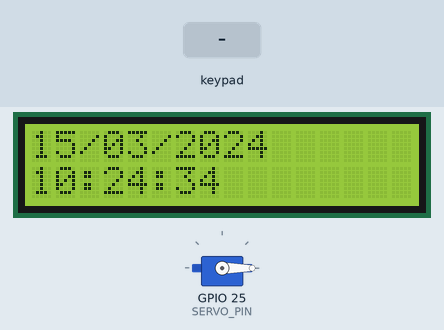
Recording of a sketch running on a simulated ESP32. Parts: 16×2 character LCD, servo. Inputs (shaded band) come from the test bench. WiFi joins after 1.5 s; servers stay silent unless stated; the local clock reads 2024-03-15 10:24:30 at power-on unless the sketch sets it; what the sketch prints to the serial monitor is not drawn.

Above: at 4.3 s.
4.4 s: key '1' pressed
At 4.7 s:
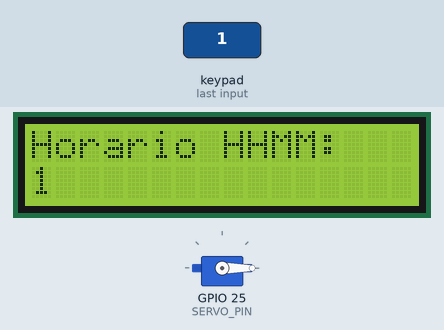
5.9 s: keypad keys 2 3 1 9 1 8 5 # pressed 0.4 s apart
At 9.8 s:
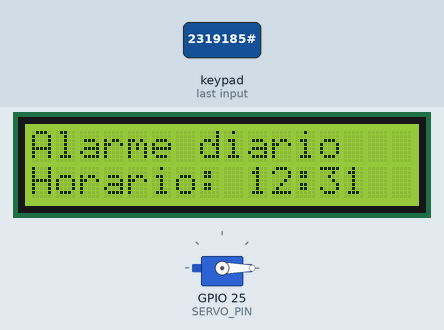
12.1 s: key '#' pressed
At 12.4 s:
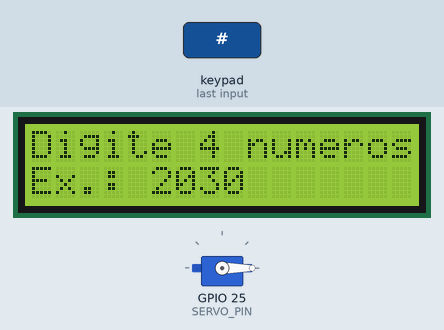
15.1 s: keypad keys 1 3 9 7 2 2 2 # pressed 0.4 s apart
At 19.1 s:
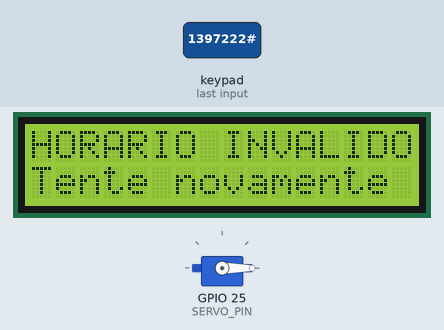
21.3 s: keypad keys 2 3 1 9 1 8 5 * pressed 0.4 s apart
At 25.1 s:
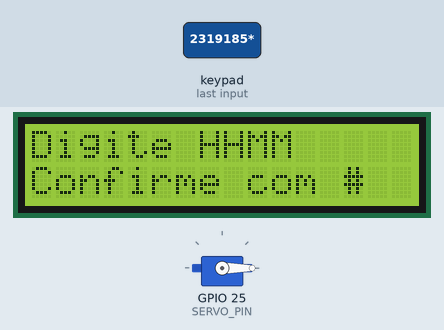
26.0 s: keypad keys 1 7 1 6 4 2 A pressed 0.4 s apart
At 28.4 s:
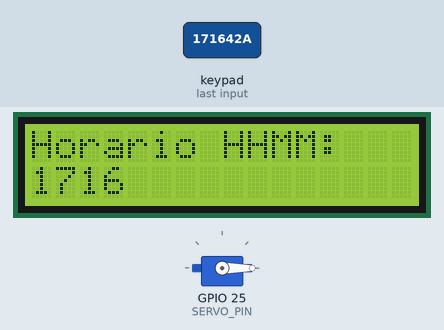
Timing chart, 0 to 29.9 s (numbered marks = the images above; inputs shaded):
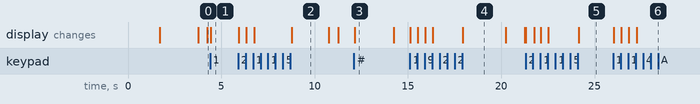

Measured:
- after the input at 4.4 s, the display: changes at once (image 1)
- after the input at 5.9 s, the display: first changes at once (image 2 shows a later state)
- after the input at 12.1 s, the display: changes at once (image 3)
- after the input at 15.1 s, the display: first changes at once (image 4 shows a later state)
- after the input at 21.3 s, the display: first changes at once (image 5 shows a later state)
- after the input at 26.0 s, the display: first changes at once (image 6 shows a later state)
- what the display in image 2 shows lasts 2.0 s, from 8.8 s to 10.8 s

The sketch:

DispenserArduino.ino
```cpp
#include <Wire.h>
#include <RTClib.h>
#include <LiquidCrystal_I2C.h>
#include <Keypad.h>
#include <WiFi.h>
#include <time.h>
#include <ESP32Servo.h>

RTC_DS1307 rtc;
LiquidCrystal_I2C lcd(0x27, 16, 2);
Servo servo;

// =====================================================
// CONFIGURACAO WI-FI E NTP
// =====================================================

const char* WIFI_SSID = "SEU_WIFI";
const char* WIFI_SENHA = "SUA_SENHA";

const long FUSO_HORARIO_SEGUNDOS = -3L * 3600L;
const int HORARIO_VERAO_SEGUNDOS = 0;

const char* SERVIDOR_NTP_1 = "br.pool.ntp.org";
const char* SERVIDOR_NTP_2 = "time.google.com";

// =====================================================
// OBJETOS
// =====================================================

// =====================================================
// PINOS
// =====================================================

const byte SERVO_PIN = 25;

const byte LINHAS = 4;
const byte COLUNAS = 4;

char teclas[LINHAS][COLUNAS] = {
  {'1', '2', '3', 'A'},
  {'4', '5', '6', 'B'},
  {'7', '8', '9', 'C'},
  {'*', '0', '#', 'D'}
};

byte pinosLinhas[LINHAS] = {23, 19, 18, 5};
byte pinosColunas[COLUNAS] = {17, 16, 4, 2};

Keypad keypad = Keypad(
  makeKeymap(teclas),
  pinosLinhas,
  pinosColunas,
  LINHAS,
  COLUNAS
);

// =====================================================
// CONFIGURACOES
// =====================================================

const unsigned long DURACAO_ALERTA = 30000UL;
const unsigned long INTERVALO_LCD = 500UL;
const unsigned long DURACAO_MENSAGEM = 1800UL;

const int ANGULO_INICIAL = 0;
const int ANGULO_ALERTA = 90;

// =====================================================
// VARIAVEIS
// =====================================================

// Entrada do horario
char horario[5] = "";
byte qtdDigitos = 0;

// Alarme diario
int horaRemedio = -1;
int minutoRemedio = -1;

// Relogio
bool horaValidaRTC = false;

// Alerta e servo
bool alertaAtivo = false;
unsigned long inicioAlerta = 0;

// Evita repetir o alarme no mesmo dia
// durante a execucao normal do programa.
int64_t ultimoDiaAlertado = -1;

// Atualizacao do LCD
unsigned long ultimoUpdateLCD = 0;

// Mensagens temporarias
char mensagem1[17] = "";
char mensagem2[17] = "";
unsigned long mensagemAte = 0;

// =====================================================
// PROTOTIPOS
// =====================================================

bool sincronizarRTCComInternet();
bool dataRTCValida(const DateTime& data);

void lerTeclado();
void confirmarHorario();
void verificarHorario();
void controlarAlerta();
void atualizarLCD();
void mostrarMensagem(const char* linha1, const char* linha2);
void imprimirDoisDigitosLCD(int valor);

// =====================================================
// SETUP
// =====================================================

void setup() {
  Serial.begin(115200);

  // Inicializa I2C do ESP32
  Wire.begin(21, 22);

  // Inicializa LCD
  lcd.init();
  lcd.backlight();
  lcd.clear();
  lcd.setCursor(0, 0);
  lcd.print("Dispenser");
  lcd.setCursor(0, 1);
  lcd.print("Inicializando");

  // Inicializa servo
  servo.setPeriodHertz(50);
  servo.attach(SERVO_PIN, 500, 2400);
  servo.write(ANGULO_INICIAL);

  // Inicializa RTC
  if (!rtc.begin()) {
    Serial.println("ERRO: RTC nao encontrado!");

    mostrarMensagem("ERRO NO RTC", "Verifique fios");

    while (true) {
      delay(100);
    }
  }

  // Tenta sincronizar a hora pela internet
  horaValidaRTC = sincronizarRTCComInternet();

  // Se o NTP falhar, tenta usar o RTC
  if (!horaValidaRTC) {
    DateTime guardada = rtc.now();

    if (rtc.isrunning() && dataRTCValida(guardada)) {
      horaValidaRTC = true;

      Serial.println("Usando horario guardado no RTC.");
    } else {
      Serial.println("ERRO: nao existe hora valida.");

      mostrarMensagem("SEM HORA VALIDA", "Confira WiFi/RTC");
    }
  }

  if (horaValidaRTC) {
    DateTime agora = rtc.now();

    Serial.printf(
      "Data: %02d/%02d/%04d\n",
      agora.day(), agora.month(), agora.year()
    );

    Serial.printf(
      "Hora: %02d:%02d:%02d\n",
      agora.hour(), agora.minute(), agora.second()
    );
  }

  Serial.println();
  Serial.println("DISPENSER DE REMEDIO");
  Serial.println("Digite HHMM e pressione #.");
  Serial.println("Pressione * para apagar.");
  Serial.println("O alarme sera diario.");

  mostrarMensagem("Digite HHMM", "Confirme com #");
}

// =====================================================
// LOOP PRINCIPAL
// =====================================================

void loop() {
  lerTeclado();
  verificarHorario();
  controlarAlerta();
  atualizarLCD();
}

// =====================================================
// SINCRONIZACAO NTP
// =====================================================

bool sincronizarRTCComInternet() {
  lcd.clear();
  lcd.setCursor(0, 0);
  lcd.print("Conectando WiFi");

  Serial.print("Conectando ao Wi-Fi: ");
  Serial.println(WIFI_SSID);

  WiFi.mode(WIFI_STA);
  WiFi.begin(WIFI_SSID, WIFI_SENHA);

  unsigned long inicio = millis();

  while (WiFi.status() != WL_CONNECTED &&
         millis() - inicio < 20000UL) {
    delay(250);
    Serial.print(".");
  }

  Serial.println();

  if (WiFi.status() != WL_CONNECTED) {
    Serial.println("Falha na conexao Wi-Fi.");

    WiFi.disconnect();
    WiFi.mode(WIFI_OFF);

    return false;
  }

  Serial.println("Wi-Fi conectado.");

  lcd.clear();
  lcd.setCursor(0, 0);
  lcd.print("Buscando hora");

  configTime(
    FUSO_HORARIO_SEGUNDOS,
    HORARIO_VERAO_SEGUNDOS,
    SERVIDOR_NTP_1,
    SERVIDOR_NTP_2
  );

  struct tm horaInternet;

  bool recebeuHora = getLocalTime(&horaInternet, 15000);

  if (recebeuHora &&
      horaInternet.tm_year + 1900 >= 2024) {

    DateTime novaHora(
      horaInternet.tm_year + 1900,
      horaInternet.tm_mon + 1,
      horaInternet.tm_mday,
      horaInternet.tm_hour,
      horaInternet.tm_min,
      horaInternet.tm_sec
    );

    rtc.adjust(novaHora);

    Serial.println("RTC sincronizado com NTP.");

    Serial.printf(
      "Hora recebida: %02d:%02d:%02d\n",
      novaHora.hour(),
      novaHora.minute(),
      novaHora.second()
    );

    mostrarMensagem("Hora sincronizada", "RTC atualizado");

    WiFi.disconnect();
    WiFi.mode(WIFI_OFF);

    return true;
  }

  Serial.println("Falha ao obter hora NTP.");

  WiFi.disconnect();
  WiFi.mode(WIFI_OFF);

  return false;
}

// =====================================================
// VALIDACAO DO RELOGIO
// =====================================================

bool dataRTCValida(const DateTime& data) {
  return data.year() >= 2024 &&
         data.year() <= 2099 &&
         data.month() >= 1 &&
         data.month() <= 12 &&
         data.day() >= 1 &&
         data.day() <= 31;
}

// =====================================================
// TECLADO
// =====================================================

void lerTeclado() {
  if (alertaAtivo) {
    return;
  }

  char tecla = keypad.getKey();

  if (!tecla) {
    return;
  }

  Serial.print("Tecla pressionada: ");
  Serial.println(tecla);

  // Digitar numeros
  if (tecla >= '0' && tecla <= '9') {
    if (qtdDigitos < 4) {
      horario[qtdDigitos] = tecla;
      qtdDigitos++;
      horario[qtdDigitos] = '\0';

      mensagemAte = 0;

      lcd.clear();
      lcd.setCursor(0, 0);
      lcd.print("Horario HHMM:");
      lcd.setCursor(0, 1);
      lcd.print(horario);
    }
  }

  // Apagar digitacao
  else if (tecla == '*') {
    qtdDigitos = 0;
    horario[0] = '\0';

    mensagemAte = 0;

    mostrarMensagem("Digite HHMM", "Confirme com #");

    Serial.println("Digitacao apagada.");
  }

  // Confirmar horario
  else if (tecla == '#') {
    confirmarHorario();
  }
}

// =====================================================
// CONFIRMAR ALARME
// =====================================================

void confirmarHorario() {
  if (qtdDigitos != 4) {
    mostrarMensagem("Digite 4 numeros", "Ex.: 2030");

    Serial.println("Horario incompleto.");
    return;
  }

  int hora = (horario[0] - '0') * 10 +
             (horario[1] - '0');

  int minuto = (horario[2] - '0') * 10 +
               (horario[3] - '0');

  // Limpa a digitacao
  qtdDigitos = 0;
  horario[0] = '\0';

  if (hora > 23 || minuto > 59) {
    mostrarMensagem("HORARIO INVALIDO", "Tente novamente");

    Serial.println("Horario invalido.");
    return;
  }

  if (!horaValidaRTC) {
    mostrarMensagem("SEM HORA VALIDA", "Confira WiFi/RTC");

    Serial.println("Alarme nao programado: RTC invalido.");
    return;
  }

  horaRemedio = hora;
  minutoRemedio = minuto;

  // Permite programar um novo alarme
  ultimoDiaAlertado = -1;

  Serial.printf(
    "Alarme diario programado: %02d:%02d\n",
    horaRemedio, minutoRemedio
  );

  char linha[17];

  snprintf(
    linha,
    sizeof(linha),
    "Horario: %02d:%02d",
    horaRemedio,
    minutoRemedio
  );

  mostrarMensagem("Alarme diario", linha);
}

// =====================================================
// VERIFICAR HORARIO
// =====================================================

void verificarHorario() {
  if (!horaValidaRTC ||
      horaRemedio < 0 ||
      minutoRemedio < 0 ||
      alertaAtivo) {
    return;
  }

  DateTime agora = rtc.now();

  int64_t diaAtual = agora.unixtime() / 86400LL;

  // Aciona em qualquer segundo do minuto programado,
  // mas somente uma vez por dia durante a execucao.
  if (agora.hour() == horaRemedio &&
      agora.minute() == minutoRemedio &&
      diaAtual != ultimoDiaAlertado) {

    ultimoDiaAlertado = diaAtual;

    alertaAtivo = true;
    inicioAlerta = millis();

    servo.write(ANGULO_ALERTA);

    Serial.println("========================");
    Serial.println("ALERTA: TOMAR REMEDIO!");
    Serial.printf(
      "Horario: %02d:%02d\n",
      agora.hour(), agora.minute()
    );
    Serial.println("========================");

    lcd.clear();
    lcd.setCursor(0, 0);
    lcd.print("TOMAR REMEDIO");
    lcd.setCursor(0, 1);
    lcd.print("Hora: ");

    imprimirDoisDigitosLCD(agora.hour());
    lcd.print(":");
    imprimirDoisDigitosLCD(agora.minute());
  }
}

// =====================================================
// CONTROLAR ALERTA
// =====================================================

void controlarAlerta() {
  if (!alertaAtivo) {
    return;
  }

  if (millis() - inicioAlerta >= DURACAO_ALERTA) {
    servo.write(ANGULO_INICIAL);

    alertaAtivo = false;

    Serial.println("Alerta finalizado.");
    Serial.println("Servo retornou a 0 graus.");

    // O alarme continua programado para os proximos dias.
    mostrarMensagem("Alerta finalizado", "Alarme diario");
  }
}

// =====================================================
// MENSAGENS TEMPORARIAS
// =====================================================

void mostrarMensagem(const char* linha1, const char* linha2) {
  snprintf(mensagem1, sizeof(mensagem1), "%-16.16s", linha1);
  snprintf(mensagem2, sizeof(mensagem2), "%-16.16s", linha2);

  mensagemAte = millis() + DURACAO_MENSAGEM;

  lcd.clear();
  lcd.setCursor(0, 0);
  lcd.print(mensagem1);
  lcd.setCursor(0, 1);
  lcd.print(mensagem2);
}

// =====================================================
// ATUALIZAR LCD
// =====================================================

void atualizarLCD() {
  if (alertaAtivo) {
    return;
  }

  unsigned long agoraMs = millis();

  if (agoraMs - ultimoUpdateLCD < INTERVALO_LCD) {
    return;
  }

  ultimoUpdateLCD = agoraMs;

  // Mostra mensagens temporarias
  if (mensagemAte != 0 &&
      (int32_t)(mensagemAte - agoraMs) > 0) {
    return;
  }

  mensagemAte = 0;

  if (!horaValidaRTC) {
    lcd.setCursor(0, 0);
    lcd.print("SEM HORA VALIDA ");
    lcd.setCursor(0, 1);
    lcd.print("Confira WiFi/RTC");
    return;
  }

  // Durante a digitacao, nao sobrescreve o horario
  if (qtdDigitos > 0) {
    lcd.setCursor(0, 0);
    lcd.print("Horario HHMM:   ");
    lcd.setCursor(0, 1);
    lcd.print("                ");
    lcd.setCursor(0, 1);
    lcd.print(horario);
    return;
  }

  DateTime agora = rtc.now();

  // Linha 1: data
  lcd.setCursor(0, 0);
lcd.print("                ");
lcd.setCursor(0, 0);

  imprimirDoisDigitosLCD(agora.day());
  lcd.print("/");
  imprimirDoisDigitosLCD(agora.month());
  lcd.print("/");
  lcd.print(agora.year());

// Linha 2: hora
lcd.setCursor(0, 1);
lcd.print("                ");
lcd.setCursor(0, 1);

  imprimirDoisDigitosLCD(agora.hour());
  lcd.print(":");
  imprimirDoisDigitosLCD(agora.minute());
  lcd.print(":");
  imprimirDoisDigitosLCD(agora.second());
  lcd.print("    ");
}

// =====================================================
// IMPRIMIR DOIS DIGITOS
// =====================================================

void imprimirDoisDigitosLCD(int valor) {
  if (valor < 10) {
    lcd.print("0");
  }

  lcd.print(valor);
}
```
